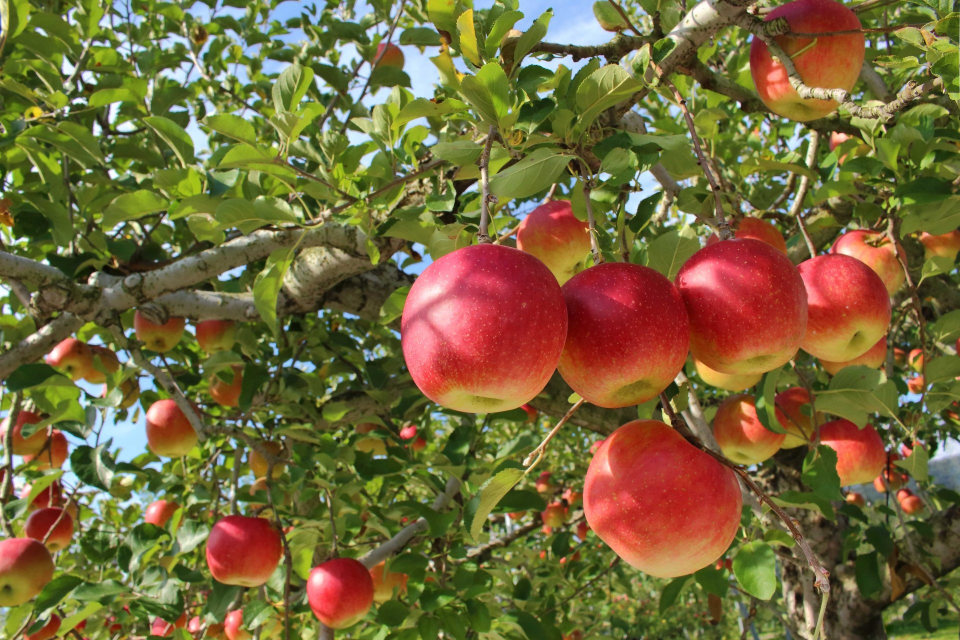
#> input picture data/apple1.jpg, 1920 x 1280 px (shown at 1/2 size)
$ python -i AppleEvaluator.py   (imports and definitions only)
#> lines starting #> are read from the running program, lines starting #| are printed output that depends on the picture; after the words box and inside, x2 and y2 are one past the last pixel; in counts of white or black regions, pixels touching at a corner belong together
import cv2
import numpy as np
from skimage import exposure

class AppleEvaluator:
    GOOD_VALUE = "Good"
    BAD_VALUE  = "Bad"
    COLOR_KEY  = "Color"
    SHINE_KEY  = "Shiny"
    TOTAL_KEY  = "Total"

    _RED_RATIO       = 0.4
    _SHINE_THRESHOLD = 0.7
    _SHINE_RATIO     = 0.3
    _EDGE_DENSITY    = 0.02
    _SHINE_STDDEV    = 30
    _FRESH_RATIO     = 0.05

    @staticmethod
    def is_vibrant_red(hsv_image):
        # HSVの赤色閾値
        red_lower1 = np.array([0, 100, 100])
        red_upper1 = np.array([10, 255, 255])
        red_lower2 = np.array([170, 100, 100])
        red_upper2 = np.array([180, 255, 255])

        # 赤い領域の割合を計算する
        red_mask1  = cv2.inRange(hsv_image, red_lower1, red_upper1)
        red_mask2  = cv2.inRange(hsv_image, red_lower2, red_upper2)
        red_mask   = cv2.bitwise_or(red_mask1, red_mask2)
        red_ratio  = np.sum(red_mask / 255) / (hsv_image.shape[0] * hsv_image.shape[1])
        #print(f"red_ratio:{red_ratio} red:{np.sum(red_mask)} all:{(hsv_image.shape[0] * hsv_image.shape[1])}")

        return red_ratio > AppleEvaluator._RED_RATIO

    @staticmethod
    def has_shine(image):
        # サイズ統一、グレースケール化
        resized_image = cv2.resize(image, (100, 100))
        gray_image    = cv2.cvtColor(resized_image, cv2.COLOR_BGR2GRAY)

        # ヒストグラム平坦化後の輝度分布
        hist_eq         = exposure.equalize_hist(gray_image)
        shine_threshold = AppleEvaluator._SHINE_THRESHOLD
        shine_ratio     = np.sum(hist_eq > shine_threshold) / hist_eq.size

        # エッジ密度
        edges = cv2.Canny(gray_image, 100, 200)
        edge_density = np.sum(edges / 255) / edges.size

        # 輝度分散
        mean, stddev = cv2.meanStdDev(gray_image)
        #print(f"shine_ratio:{shine_ratio} edge_density:{edge_density} mean:{mean} stddev:{stddev}")

        return (shine_ratio > AppleEvaluator._SHINE_RATIO) and (edge_density > AppleEvaluator._EDGE_DENSITY) and (stddev[0][0] > AppleEvaluator._SHINE_STDDEV)

    @staticmethod
    def evaluate(image):
        hsv_image   = cv2.cvtColor(image, cv2.COLOR_BGR2HSV)
        red_check   = AppleEvaluator.is_vibrant_red(hsv_image)
        shine_check = AppleEvaluator.has_shine(image)
        return {
            AppleEvaluator.COLOR_KEY: AppleEvaluator.GOOD_VALUE if red_check                 else AppleEvaluator.BAD_VALUE,
            AppleEvaluator.SHINE_KEY: AppleEvaluator.GOOD_VALUE if shine_check               else AppleEvaluator.BAD_VALUE,
            AppleEvaluator.TOTAL_KEY: AppleEvaluator.GOOD_VALUE if red_check and shine_check else AppleEvaluator.BAD_VALUE
        }

>>> import cv2
>>> picture = cv2.imread('data/apple1.jpg')
#> picture is the input picture: shape (1280, 1920, 3); mean B, G, R 58.4, 103, 117.3
>>> result = AppleEvaluator().evaluate(picture)
#> in evaluate, `hsv_image   = cv2.cvtColor(image, cv2.COLOR_BGR2HSV)`: hsv_image: shape (1280, 1920, 3); mean H, S, V 41.4, 152.2, 128.3
#> in is_vibrant_red, `red_mask1  = cv2.inRange(hsv_image, red_lower1, red_upper1)`:
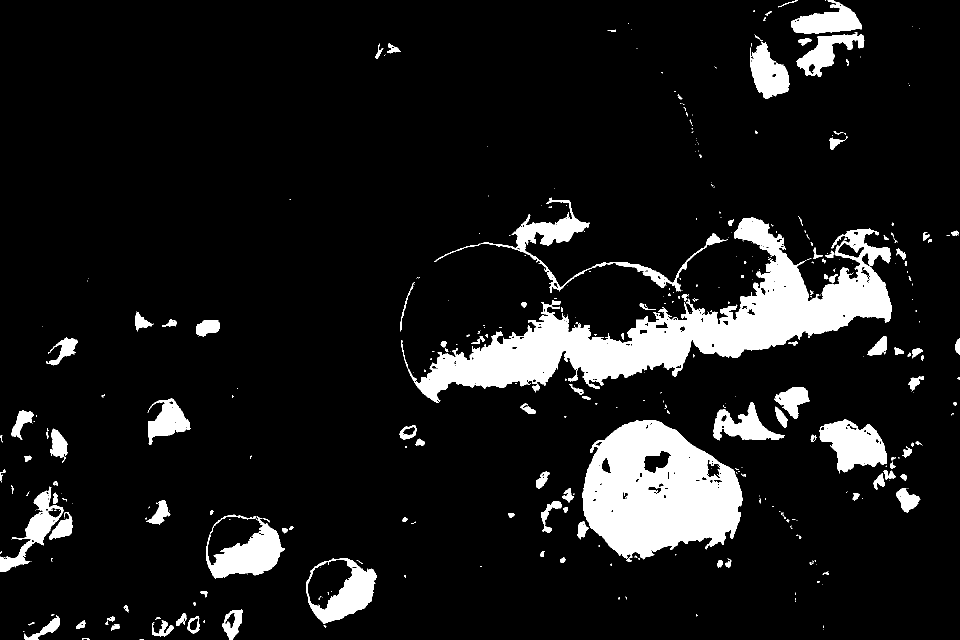
#> red_mask1: shape (1280, 1920) (shown at 1/2 size); 10.2% white; 429 white regions (284 under 20 px), largest, box (x1, y1, x2, y2) and area: (802, 435, 1783, 806) 95910, (1165, 840, 1485, 1118) 60976, (412, 1029, 570, 1157) 9349
#> in is_vibrant_red, `red_mask2  = cv2.inRange(hsv_image, red_lower2, red_upper2)`:
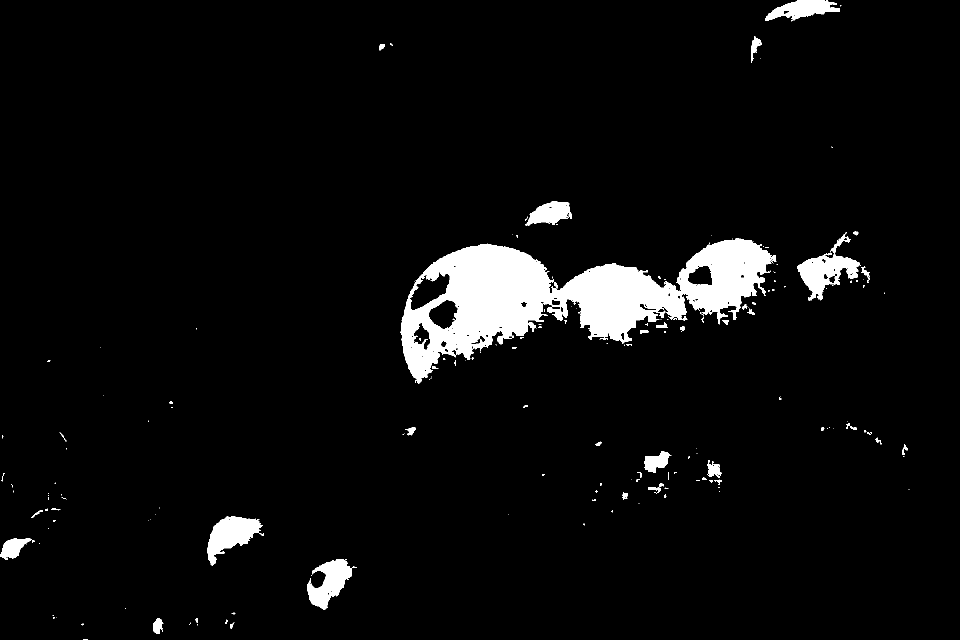
#> red_mask2: shape (1280, 1920) (shown at 1/2 size); 4.8% white; 197 white regions (140 under 20 px), largest, box (x1, y1, x2, y2) and area: (801, 476, 1553, 768) 88545, (1594, 464, 1721, 601) 6088, (415, 1033, 528, 1131) 5520
#> in is_vibrant_red, `red_mask   = cv2.bitwise_or(red_mask1, red_mask2)`:
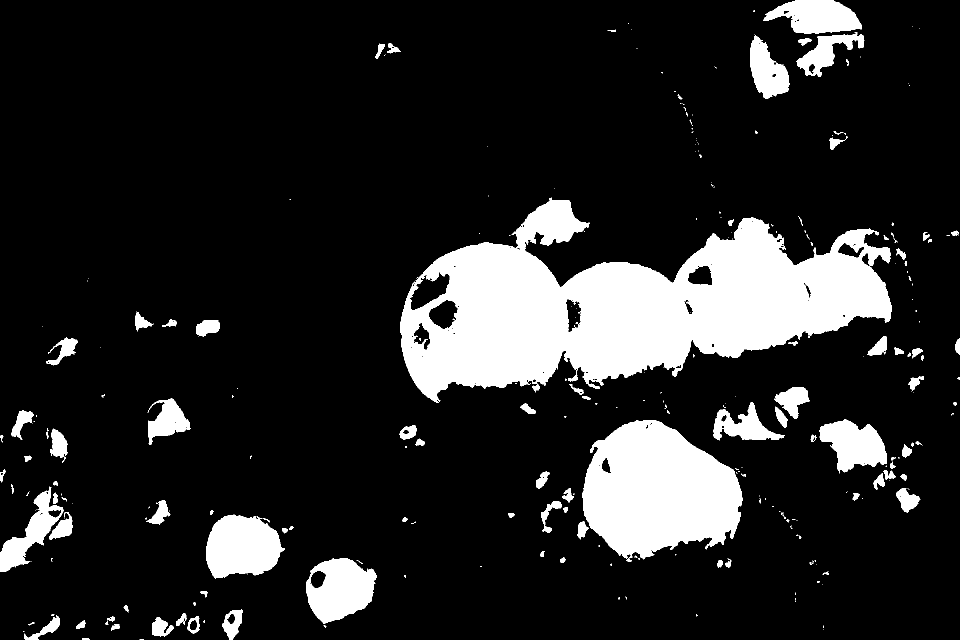
#> red_mask: shape (1280, 1920) (shown at 1/2 size); 15.1% white; 314 white regions (203 under 20 px), largest, box (x1, y1, x2, y2) and area: (800, 395, 1783, 806) 206192, (1165, 840, 1485, 1118) 63741, (412, 1029, 570, 1157) 14948
#> in is_vibrant_red, `red_ratio  = np.sum(red_mask / 255) / (hsv_image.shape[0] * hsv_image...`: red_ratio = 0.151
#> in evaluate, `red_check   = AppleEvaluator.is_vibrant_red(hsv_image)`: red_check = False
#> in has_shine, `resized_image = cv2.resize(image, (100, 100))`:
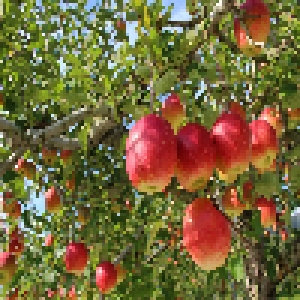
#> resized_image: shape (100, 100, 3) (shown 3 times larger); mean B, G, R 58.2, 102.8, 117.1
#> in has_shine, `gray_image    = cv2.cvtColor(resized_image, cv2.COLOR_BGR2GRAY)`:
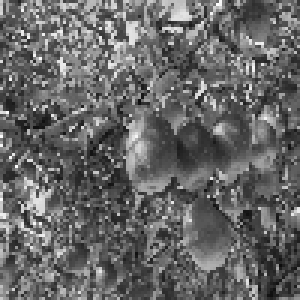
#> gray_image: shape (100, 100) (shown 3 times larger); min 13, max 254, mean 102
#> in has_shine, `hist_eq         = exposure.equalize_hist(gray_image)`:
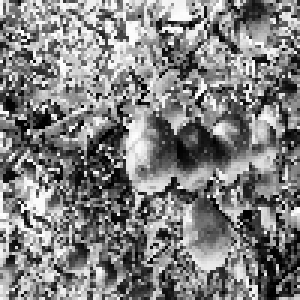
#> hist_eq: shape (100, 100) float64 (shown 3 times larger); min 0.0002, max 1, mean 0.504
#> in has_shine, `shine_ratio     = np.sum(hist_eq > shine_threshold) / hist_eq.size`: shine_ratio = 0.303
#> in has_shine, `edges = cv2.Canny(gray_image, 100, 200)`:
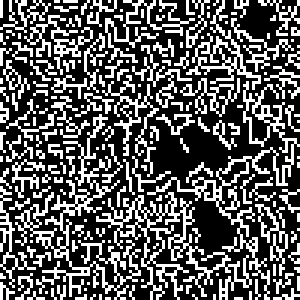
#> edges: shape (100, 100) (shown 3 times larger); 34.9% white in thin lines or dots
#> in has_shine, `edge_density = np.sum(edges / 255) / edges.size`: edge_density = 0.349
#> in has_shine, `mean, stddev = cv2.meanStdDev(gray_image)`: mean = [102]; stddev = [44.7]
#> in evaluate, `shine_check = AppleEvaluator.has_shine(image)`: shine_check = True
#> result = {'Color': 'Bad', 'Shiny': 'Good', 'Total': 'Bad'}
